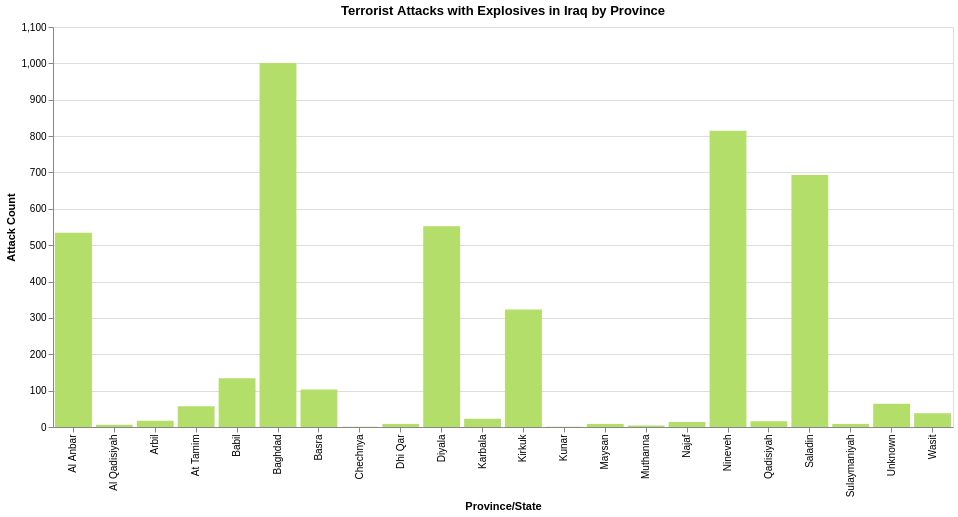

Express this chart as Vega-Lite.
### Vega-Lite specification from a JSON file in a GitHub repository (floating-point values rounded to 4 significant figures)
{"$schema": "https://vega.github.io/schema/vega-lite/v5.json", "title": "Terrorist Attacks with Explosives in Iraq by Province", "mark": {"type": "bar", "color": "#b3de69"}, "encoding": {"x": {"type": "ordinal", "field": "provstate", "axis": {"title": "Province/State"}}, "y": {"type": "quantitative", "field": "Attack Count"}}, "description": "simpleBarChart", "width": 900, "height": 400, "data": {"values": [{"provstate": "Al Anbar", "Attack Count": 534}, {"provstate": "Al Qadisiyah", "Attack Count": 6}, {"provstate": "Arbil", "Attack Count": 17}, {"provstate": "At Tamim", "Attack Count": 57}, {"provstate": "Babil", "Attack Count": 134}, {"provstate": "Baghdad", "Attack Count": 1001}, {"provstate": "Basra", "Attack Count": 103}, {"provstate": "Chechnya", "Attack Count": 1}, {"provstate": "Dhi Qar", "Attack Count": 8}, {"provstate": "Diyala", "Attack Count": 552}, {"provstate": "Karbala", "Attack Count": 23}, {"provstate": "Kirkuk", "Attack Count": 323}, {"provstate": "Kunar", "Attack Count": 1}, {"provstate": "Maysan", "Attack Count": 8}, {"provstate": "Muthanna", "Attack Count": 4}, {"provstate": "Najaf", "Attack Count": 14}, {"provstate": "Nineveh", "Attack Count": 815}, {"provstate": "Qadisiyah", "Attack Count": 16}, {"provstate": "Saladin", "Attack Count": 693}, {"provstate": "Sulaymaniyah", "Attack Count": 8}, {"provstate": "Unknown", "Attack Count": 64}, {"provstate": "Wasit", "Attack Count": 38}], "format": {"parse": {"Attack Count": "number"}}}}
